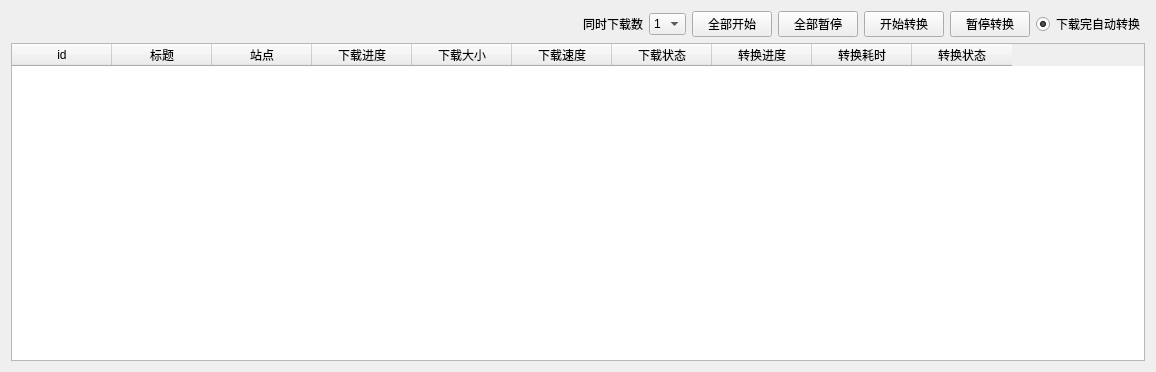
<?xml version="1.0" encoding="UTF-8"?>
<ui version="4.0">
 <class>Download</class>
 <widget class="QWidget" name="Download">
  <property name="geometry">
   <rect>
    <x>0</x>
    <y>0</y>
    <width>1156</width>
    <height>372</height>
   </rect>
  </property>
  <property name="windowTitle">
   <string>下载</string>
  </property>
  <layout class="QGridLayout" name="gridLayout_2">
   <item row="0" column="0">
    <layout class="QGridLayout" name="gridLayout">
     <item row="2" column="0">
      <layout class="QHBoxLayout" name="horizontalLayout">
       <item>
        <spacer name="horizontalSpacer">
         <property name="orientation">
          <enum>Qt::Horizontal</enum>
         </property>
         <property name="sizeHint" stdset="0">
          <size>
           <width>40</width>
           <height>20</height>
          </size>
         </property>
        </spacer>
       </item>
       <item>
        <widget class="QLabel" name="label">
         <property name="text">
          <string>同时下载数</string>
         </property>
        </widget>
       </item>
       <item>
        <widget class="QComboBox" name="downloadNumBox">
         <item>
          <property name="text">
           <string>1</string>
          </property>
         </item>
         <item>
          <property name="text">
           <string>2</string>
          </property>
         </item>
         <item>
          <property name="text">
           <string>3</string>
          </property>
         </item>
         <item>
          <property name="text">
           <string>4</string>
          </property>
         </item>
         <item>
          <property name="text">
           <string>5</string>
          </property>
         </item>
        </widget>
       </item>
       <item>
        <widget class="QPushButton" name="pushButton">
         <property name="text">
          <string>全部开始</string>
         </property>
        </widget>
       </item>
       <item>
        <widget class="QPushButton" name="pushButton_3">
         <property name="text">
          <string>全部暂停</string>
         </property>
        </widget>
       </item>
       <item>
        <widget class="QPushButton" name="pushButton_2">
         <property name="text">
          <string>开始转换</string>
         </property>
        </widget>
       </item>
       <item>
        <widget class="QPushButton" name="pushButton_4">
         <property name="text">
          <string>暂停转换</string>
         </property>
        </widget>
       </item>
       <item>
        <widget class="QRadioButton" name="radioButton">
         <property name="enabled">
          <bool>true</bool>
         </property>
         <property name="text">
          <string>下载完自动转换</string>
         </property>
         <property name="checked">
          <bool>true</bool>
         </property>
        </widget>
       </item>
      </layout>
     </item>
     <item row="5" column="0">
      <widget class="QTableWidget" name="tableWidget">
       <column>
        <property name="text">
         <string>id</string>
        </property>
       </column>
       <column>
        <property name="text">
         <string>标题</string>
        </property>
       </column>
       <column>
        <property name="text">
         <string>站点</string>
        </property>
       </column>
       <column>
        <property name="text">
         <string>下载进度</string>
        </property>
       </column>
       <column>
        <property name="text">
         <string>下载大小</string>
        </property>
       </column>
       <column>
        <property name="text">
         <string>下载速度</string>
        </property>
       </column>
       <column>
        <property name="text">
         <string>下载状态</string>
        </property>
       </column>
       <column>
        <property name="text">
         <string>转换进度</string>
        </property>
       </column>
       <column>
        <property name="text">
         <string>转换耗时</string>
        </property>
       </column>
       <column>
        <property name="text">
         <string>转换状态</string>
        </property>
       </column>
      </widget>
     </item>
    </layout>
   </item>
  </layout>
 </widget>
 <resources/>
 <connections>
  <connection>
   <sender>pushButton</sender>
   <signal>clicked()</signal>
   <receiver>Download</receiver>
   <slot>StartAll()</slot>
   <hints>
    <hint type="sourcelabel">
     <x>94</x>
     <y>29</y>
    </hint>
    <hint type="destinationlabel">
     <x>52</x>
     <y>-19</y>
    </hint>
   </hints>
  </connection>
  <connection>
   <sender>pushButton_3</sender>
   <signal>clicked()</signal>
   <receiver>Download</receiver>
   <slot>StopAll()</slot>
   <hints>
    <hint type="sourcelabel">
     <x>189</x>
     <y>27</y>
    </hint>
    <hint type="destinationlabel">
     <x>142</x>
     <y>-42</y>
    </hint>
   </hints>
  </connection>
  <connection>
   <sender>pushButton_2</sender>
   <signal>clicked()</signal>
   <receiver>Download</receiver>
   <slot>StartConvertAll()</slot>
   <hints>
    <hint type="sourcelabel">
     <x>307</x>
     <y>27</y>
    </hint>
    <hint type="destinationlabel">
     <x>274</x>
     <y>-41</y>
    </hint>
   </hints>
  </connection>
  <connection>
   <sender>pushButton_4</sender>
   <signal>clicked()</signal>
   <receiver>Download</receiver>
   <slot>StopConvertAll()</slot>
   <hints>
    <hint type="sourcelabel">
     <x>397</x>
     <y>22</y>
    </hint>
    <hint type="destinationlabel">
     <x>374</x>
     <y>-51</y>
    </hint>
   </hints>
  </connection>
  <connection>
   <sender>radioButton</sender>
   <signal>clicked()</signal>
   <receiver>Download</receiver>
   <slot>SetAutoConvert()</slot>
   <hints>
    <hint type="sourcelabel">
     <x>495</x>
     <y>24</y>
    </hint>
    <hint type="destinationlabel">
     <x>492</x>
     <y>-33</y>
    </hint>
   </hints>
  </connection>
 </connections>
 <slots>
  <slot>StartAll()</slot>
  <slot>StopAll()</slot>
  <slot>StartConvertAll()</slot>
  <slot>StopConvertAll()</slot>
  <slot>SetAutoConvert()</slot>
 </slots>
</ui>
